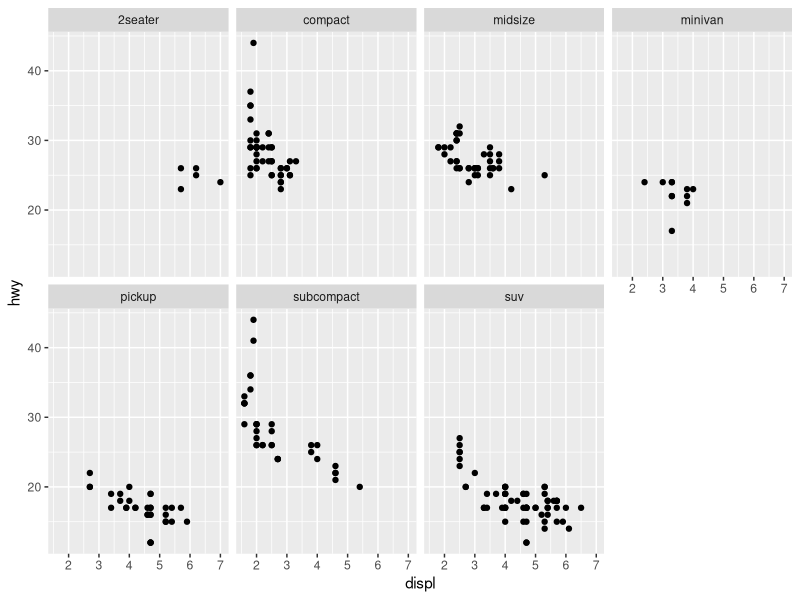
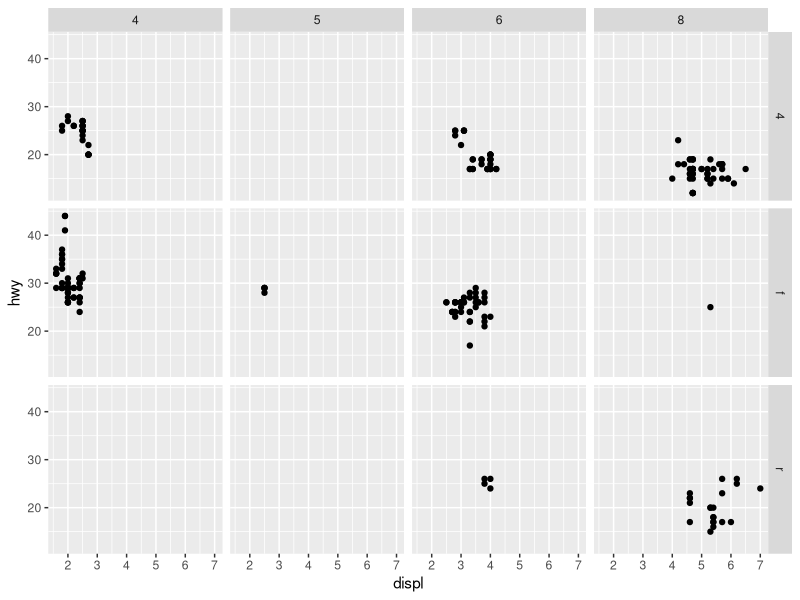
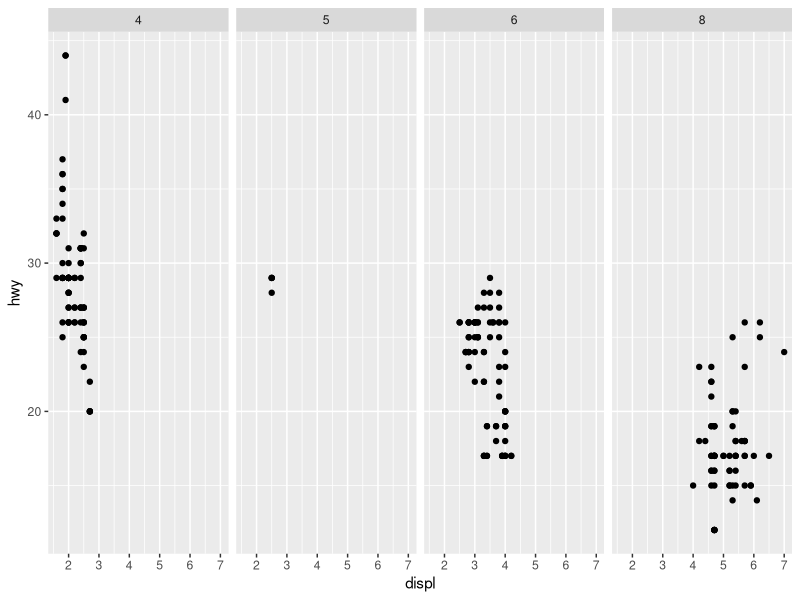
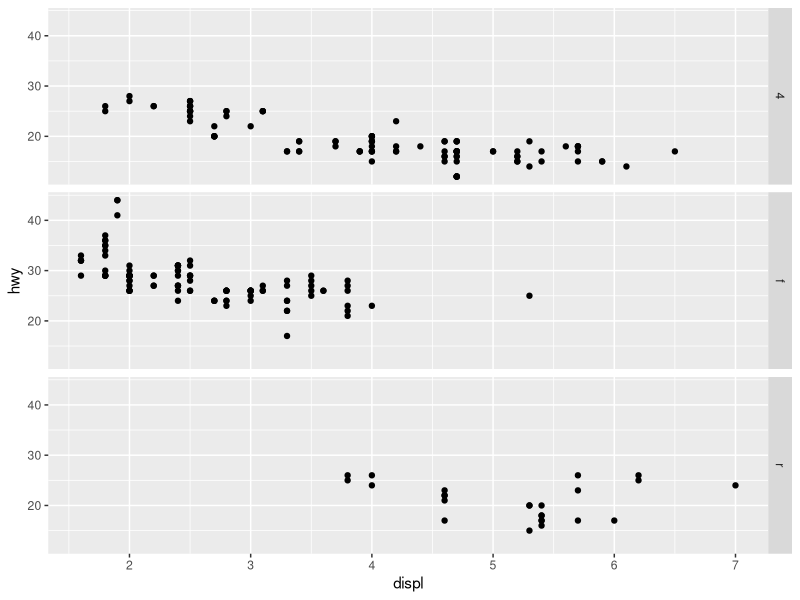
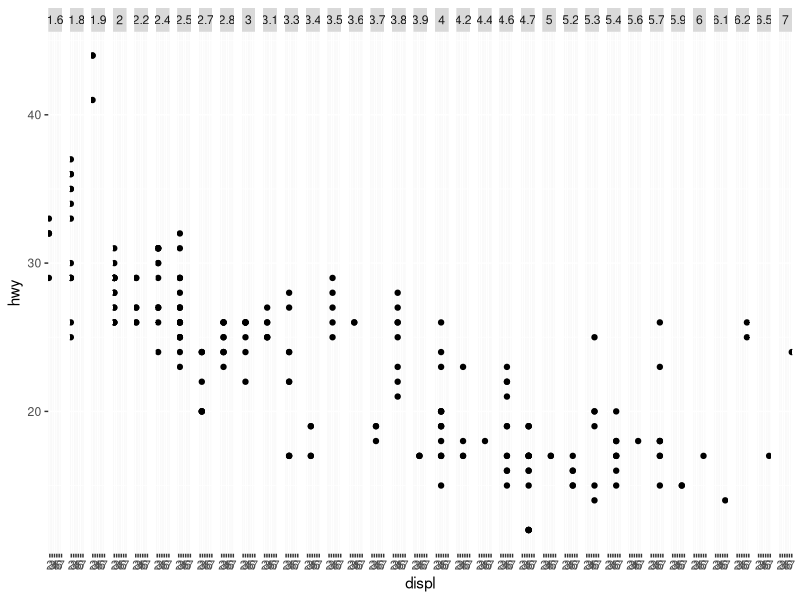
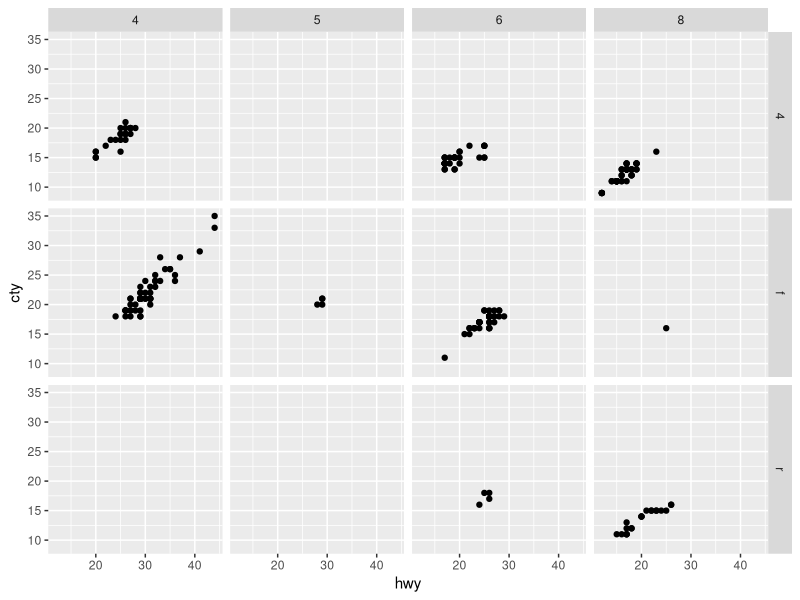
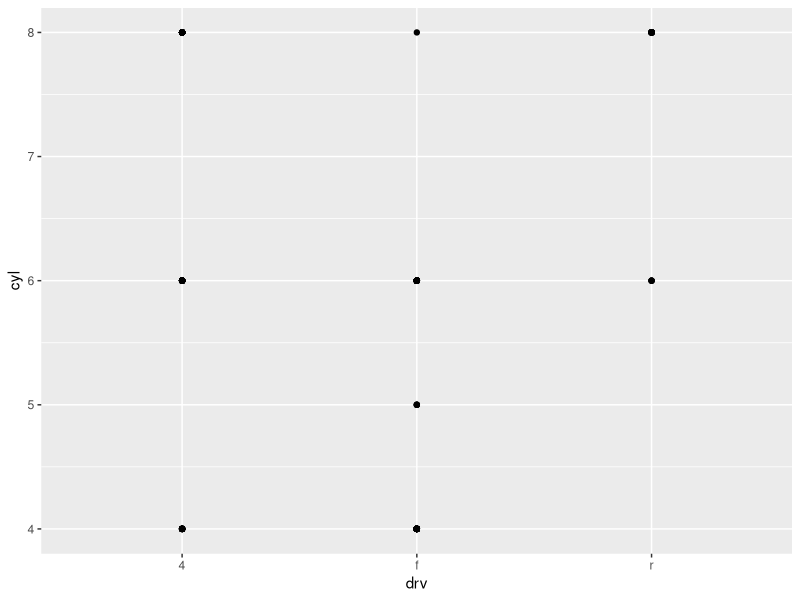
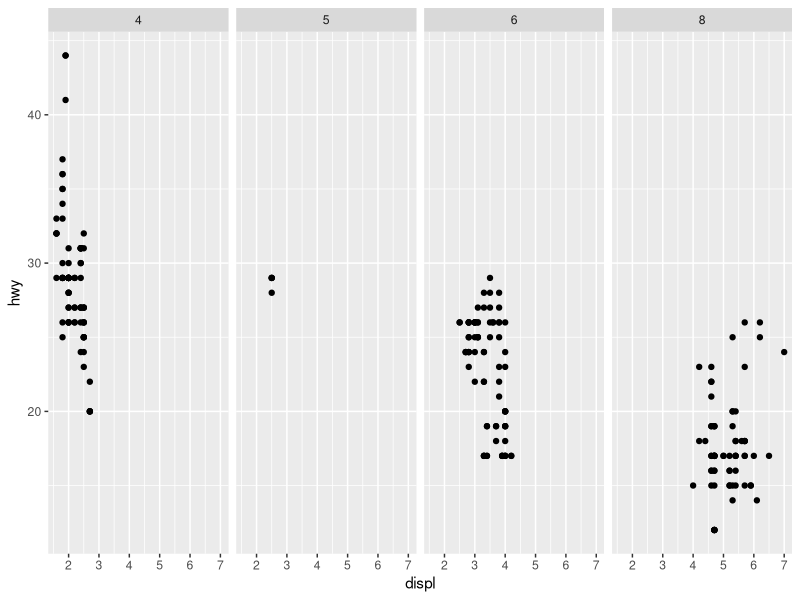

Write R code to recreate these figures, in order.
## Giudicelli GC - 19/05/2023
## R version 4.2.2
## R for Data Science - Chapter 1
## Exercices solutions: https://jrnold.github.io/r4ds-exercise-solutions/

## set wd
setwd("~/Desktop/R4DS/")

## load tidyverse libraries (already installed)
## install.packages("tidyverse") ## if not installed
library(tidyverse)
## install.packages("ggplot2") ## if not installed
library(ggplot2)

## Question: cars with bigger engines use more fuel than cars with smaller engines?
## We will use the ggplot2::mpg data frame to answer this question
ggplot2::mpg
?mpg ## more info about the data frame

## Creating facets (subgroups)
## facet_wrap to create a plot with ONE variable 
ggplot(data = mpg) +
  geom_point(mapping = aes(x = displ, y = hwy)) +
  facet_wrap(~ class, nrow = 2)
## facet_grid to create a plot with TWO variables
ggplot(data = mpg) +
  geom_point(mapping = aes(x = displ, y = hwy)) +
  facet_grid(drv ~ cyl)
## . instead of variable name (in facet_grid) to don't plot in rows or columns dimension
## plot columns
ggplot(data = mpg) +
  geom_point(mapping = aes(x = displ, y = hwy)) +
  facet_grid(. ~ cyl)
## plot rowns
ggplot(data = mpg) +
  geom_point(mapping = aes(x = displ, y = hwy)) +
  facet_grid(drv ~ .)

## Exercises, pages 15 and 16
## 1. The graphic is not very informative, because the continuous variable (displ) was modified to a categorical variable, 
## therefore the plot presents a facet for each value.
ggplot(data = mpg) +
  geom_point(mapping = aes(x = displ, y = hwy)) +
  facet_wrap(~ displ, nrow = 1)
## 2. The empty cells in the first plot below means that no observation was found for those drv/cyl combinations.
ggplot(data = mpg) +
  geom_point(mapping = aes(x = hwy, y = cty)) +
  facet_grid(drv ~ cyl)
ggplot(data = mpg) +
  geom_point(mapping = aes(x = drv, y = cyl))
## 3. The first graphic plot only in columns, and the second only in rows. The . means that columns or rows will not be plotted.
ggplot(data = mpg) +
  geom_point(mapping = aes(x = displ, y = hwy)) +
  facet_grid(. ~ cyl)
ggplot(data = mpg) +
  geom_point(mapping = aes(x = displ, y = hwy)) +
  facet_grid(drv ~ .)
## 4. Vantage: see distinct comparison at the same time. Disvantage: don't see the role picture/relationship. 
ggplot(data = mpg) +
  geom_point(mapping = aes(x = displ, y = hwy)) +
  facet_wrap(~ class, nrow = 2)
## 5. nrow decides how many rows should be presented in the plot, ncol does the same but with the columns. 
## facet_grid doesn't have nrow and ncol because it will plot more than one variable, while facet_wrap plot just one.
?facet_wrap
## 6. The plot will be more informative because it will have more space to represent the variable with unique levels.
